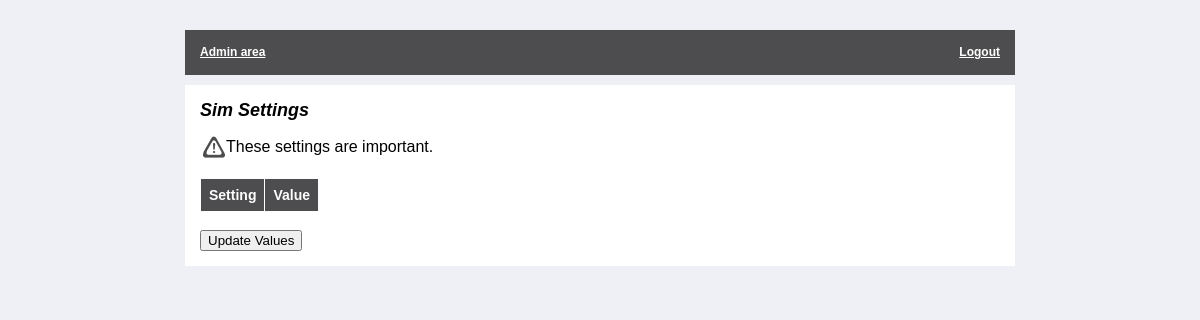
The page /admin/sim-settings.php (signed in) on the database as committed earlier.
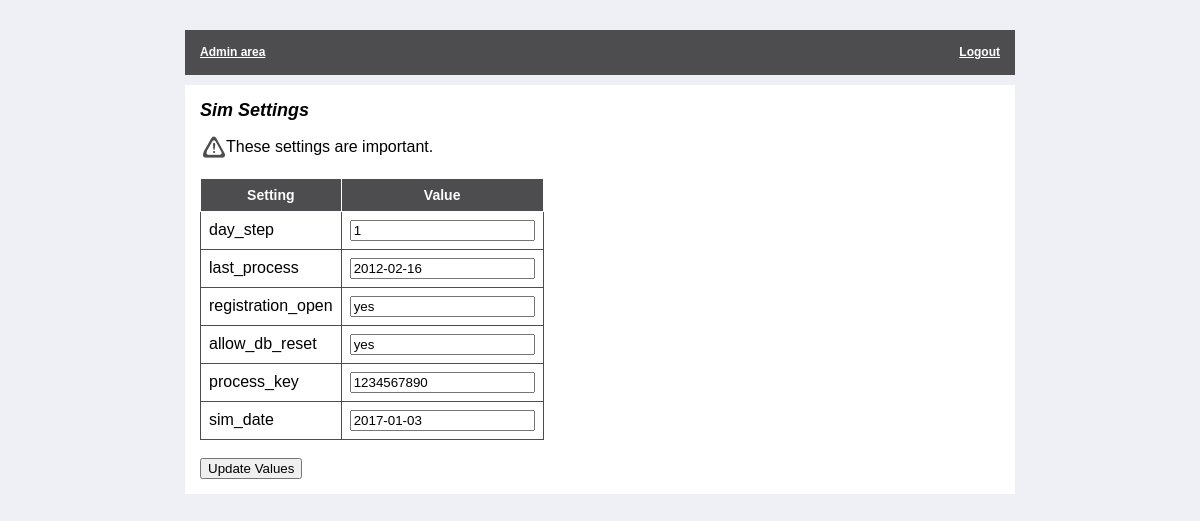
The same page on the database as committed later.
### tables this page shows
CREATE TABLE IF NOT EXISTS `sim` (
  `id` tinyint(3) unsigned NOT NULL AUTO_INCREMENT,
  `day_step` float NOT NULL,
  `last_process` date NOT NULL DEFAULT '2012-02-16',
  `registration_open` varchar(3) NOT NULL DEFAULT 'yes',
  `allow_db_reset` varchar(3) NOT NULL DEFAULT 'yes',
  `process_key` varchar(10) NOT NULL,
  `sim_date` date NOT NULL,
  PRIMARY KEY (`id`)
);

### admin/sim-settings.php (the view, shortened to what this page needs)
<!DOCTYPE html>
<html>
<head>
<?php include 'admin-style.php'; ?>
</head>
<body>
	<?php
		include 'standard-header.php';
	?>
	<div class="content">
		<h2 class="title">Sim Settings</h2>
		<img class='bullet' src='<?php echo $stylePath; ?>/warning.png' alt='Warning' />These settings are important.<br /><br />
		<?php
			$result = mysql_query("SELECT * FROM `sim`");
			$row = mysql_fetch_assoc($result);
			$varNames = array_keys($row);
			echo "<form method='POST' action='sim-settings.php'>";
			echo "<table border='1'>";
			echo "<tr><th>Setting</th><th>Value</th></tr>";
			foreach ($varNames as $var){
				if ($var!="id") echo "<tr><td>$var</td><td><input type='text' value='".$row[$var]."' name='$var' /></td></tr>";
			}
			echo "</table>";
			echo "<br /><input type='submit' name='submit' value='Update Values' />";
			echo "</form>";
		?>
	</div>
</body>
</html>

### admin/admin-style.php
<?php
$stylePath = "../styles/iconic";
echo "<link rel=\"stylesheet\" type=\"text/css\" href=\"../styles/iconic.css\" media=\"screen\" />";
?>

### admin/standard-header.php (shortened to what this page needs)
<div class="standard-head">
<div id="nameBlock">
	<a href="index.php">Admin area</a>
</div>
<div id="optionBlock">
	<a href="login.php">Logout</a>
</div>
</div>

Rows that differ between the two databases and show on the page:
added sim: day_step "1", last_process "2012-02-16", registration_open "yes", allow_db_reset "yes", process_key "1234567890", sim_date "2017-01-03"
Other text that changed with them:
new list line: "day_step"
new list line: "last_process"
new list line: "registration_open"
new list line: "allow_db_reset"
new list line: "process_key"
new list line: "sim_date"
